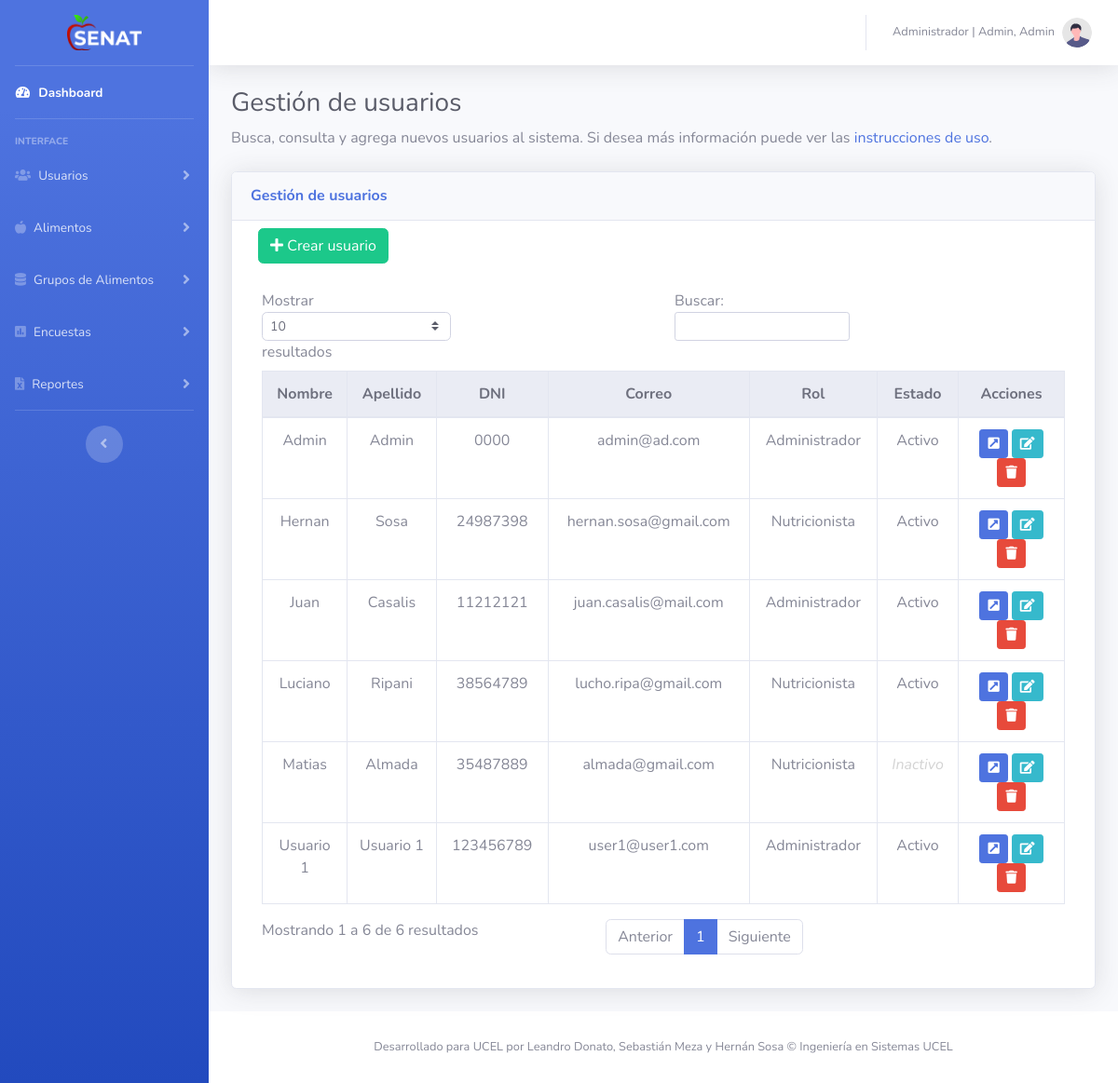
The app's page /assets/pages/Usuarios/gestionUsuarios.php (signed in) with its own data.
### tables this page shows
CREATE TABLE `usuario` (
  `idusuario` int(11) NOT NULL,
  `dni` varchar(200) NOT NULL,
  `clave` varchar(200) NOT NULL,
  `nombre` varchar(200) NOT NULL,
  `apellido` varchar(200) NOT NULL,
  `rol` varchar(200) NOT NULL,
  `correo` varchar(200) NOT NULL,
  `foto` varchar(200) NOT NULL,
  `estado` int(1) NOT NULL
);

### assets/pages/Usuarios/gestionUsuarios.php (the view, shortened to what this page needs)
<?php
include("../../../includes/conectar.php");
include("../../../utils/menu.php");
include("../../../utils/navbar.php");
include("../../../utils/footer.php");
?>
<!DOCTYPE html>
<html lang="es">
<head>
  <link href="../../../vendor/fontawesome-free/css/all.min.css" rel="stylesheet" type="text/css">
  <link href="../../../css/sb-admin-2.min.css" rel="stylesheet">
  <link href="../../../css/estilos.css" rel="stylesheet">
</head>
<body id="page-top">
  <div id="wrapper">
    <?php
    echo $menuUsuarios;
    ?>
    <div id="content-wrapper" class="d-flex flex-column">
      <div id="content">
        <?php
        echo $navbar;
        ?>
        <div class="container-fluid">
          <h1 class="h3 mb-2 text-gray-800">Gestión de usuarios</h1>
          <p class="mb-4">Busca, consulta y agrega nuevos usuarios al sistema. Si desea más información puede
            ver las <a target="_blank" href="#">instrucciones de uso</a>.</p>
          <div class="card shadow mb-4">
            <div class="card-header py-3">
              <h6 class="m-0 font-weight-bold text-primary">Gestión de usuarios</h6>
            </div>
            <div class="row">
              <div class="col">
                <div class="navbar justify-content-start">
                  <a class="btn btn-success" href="crearUsuario.php" role="button"><i class="fas fa-plus"></i> Crear
                    usuario</a>
                </div>
              </div>
            </div>
            <div class="card-body">
              <div class="table-responsive">
                <table class="table table-bordered" id="dataTableAlimentos" width="100%" cellspacing="0">
                  <thead class="thead-light">
                    <tr>
                      <th class="text-center">Nombre</th>
                      <th class="text-center">Apellido</th>
                      <th class="text-center">DNI</th>
                      <th class="text-center">Correo</th>
                      <th class="text-center">Rol</th>
                      <th class="text-center">Estado</th>
                      <th class="text-center">Acciones</th>
                    </tr>
                  </thead>
                  <tbody>
                    <?php
                    $c = mysqli_query($conect, "SELECT * FROM usuario ORDER BY idusuario DESC");
                    $n = mysqli_num_rows($c);
                    if ($n > 0) {
                      while ($userList = $c->fetch_assoc()) {
                        $userListS[] = $userList;
                      }
                      foreach ($userListS as $userList) {
                        if ($userList['estado'] == 1) {
                          $estado = 'Activo';
                        } else {
                          $estado = '<span class="usuarioInactivo">Inactivo</span>';
                        }
                        if ($userList['rol'] == 1) {
                          $rol = 'Administrador';
                        } else {
                          $rol = 'Nutricionista';
                        }
                        echo '<tr>
                          <td class="text-center">' . $userList['nombre'] . '</td>
                          <td class="text-center">' . $userList['apellido'] . '</td>
                          <td class="text-center">' . $userList['dni'] . '</td>
                          <td class="text-center">' . $userList['correo'] . '</td>
                          <td class="text-center">' . $rol . '</td>
                          <td class="text-center">' . $estado . '</td>
                          <td class="text-center">
                            <a class="btn btn-primary btn-sm" href="visualizacionUsuarios.php?visualizarUsuario=' . $userList['idusuario'] . '" role="button" title="Ver perfil"><i
                                class="fas fa-external-link-square-alt"></i></a>
                            <a class="btn btn-info btn-sm" href="editarUsuario.php?editarUsuario=' . $userList['idusuario'] . '" role="button" title="Editar datos de usuario"><i class="fas fa-edit"></i></a>
                            <button type="button" class="btn btn-danger btn-sm" data-toggle="modal"
                              data-target="#deleteUser' . $userList['idusuario'] . '" title="Eliminar usuario">
                              <i class="fas fa-trash"></i>
                            </button>
                          </td>
                        </tr>';
                      }
                    }
                    ?>
                  </tbody>
                </table>
              </div>
            </div>
          </div>
        </div>
      </div>
      <?php
      echo $footer;
      ?>
    </div>
  </div>
</body>
</html>

### utils/navbar.php (shortened to what this page needs)
<?php
$u=$_SESSION['user'];
$c=mysqli_query($conect, "SELECT * FROM usuario WHERE dni='$u'");
$a=mysqli_fetch_assoc($c);
if($a['rol']==1){
  $rol='Administrador';
}else{
  $rol='Nutricionista';
}
if($a['foto']==''){
  $foto='undraw_profile.svg';
}else{
  $foto=$a['dni'].'.jpg';
}
$navbar='
<nav class="navbar navbar-expand navbar-light bg-white topbar mb-4 static-top shadow">
  <button id="sidebarToggleTop" class="btn btn-link d-md-none rounded-circle mr-3">
    <i class="fa fa-bars"></i>
  </button>
  <ul class="navbar-nav ml-auto">
    <div class="topbar-divider d-none d-sm-block"></div>
    <li class="nav-item dropdown no-arrow">
      <a class="nav-link dropdown-toggle" href="#" id="userDropdown" role="button" data-toggle="dropdown"
        aria-haspopup="true" aria-expanded="false">
        <span class="mr-2 d-none d-lg-inline text-gray-600 small">'.$rol.' | '.$a['apellido'].', '.$a['nombre'].'</span>
        <img class="img-profile rounded-circle" src="../../img/ImgUsuarios/'.$foto.'">
        </a>
      <div class="dropdown-menu dropdown-menu-right shadow animated--grow-in" aria-labelledby="userDropdown">
        <a class="dropdown-item" href="#" data-toggle="modal" data-target="#logoutModal">
          <i class="fas fa-sign-out-alt fa-sm fa-fw mr-2 text-gray-400"></i>
          Cerrar sesión
        </a>
      </div>
    </li>
  </ul>
</nav>
';
?>

### css/estilos.css (style rules this page uses)
p { margin: 0; }
.usuarioInactivo { font-style: italic; color: lightgrey; }
.row { margin: 0; }

### records on screen
usuario: rol "Administrador", apellido "Admin", nombre "Admin", dni "0000", correo "admin@ad.com", estado "Activo"
usuario: nombre "Luciano", apellido "Ripani", dni "38564789", correo "lucho.ripa@gmail.com", rol "Nutricionista", estado "Activo"
usuario: nombre "Hernan", apellido "Sosa", dni "24987398", correo "hernan.sosa@gmail.com", rol "Nutricionista", estado "Activo"
usuario: nombre "Matias", apellido "Almada", dni "35487889", correo "almada@gmail.com", rol "Nutricionista", estado "Inactivo"
usuario: nombre "Juan", apellido "Casalis", dni "11212121", correo "juan.casalis@mail.com", rol "Administrador", estado "Activo"
usuario: nombre "Usuario 1", apellido "Usuario 1", dni "123456789", correo "user1@user1.com", rol "Administrador", estado "Activo"
